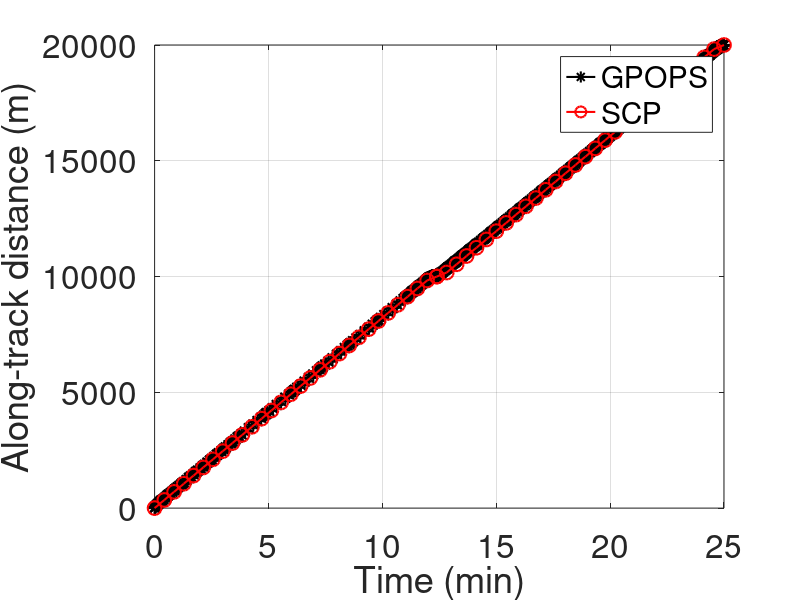
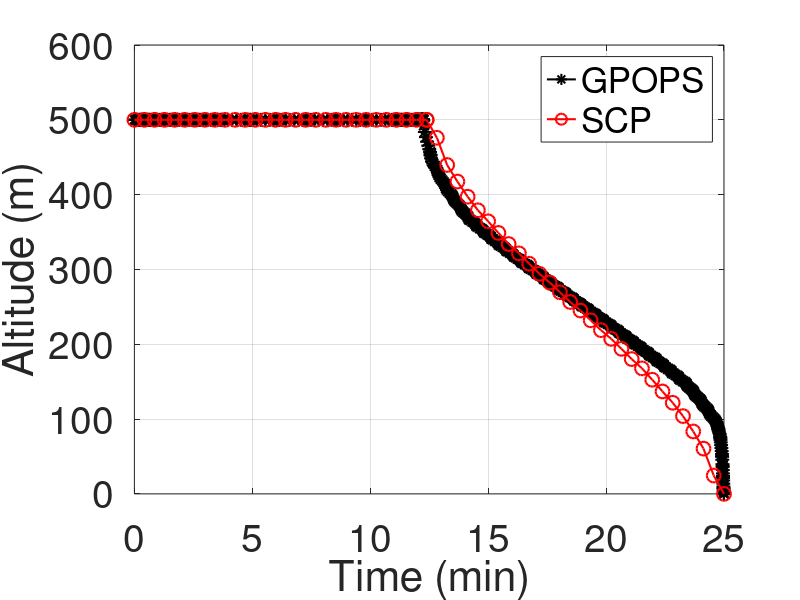
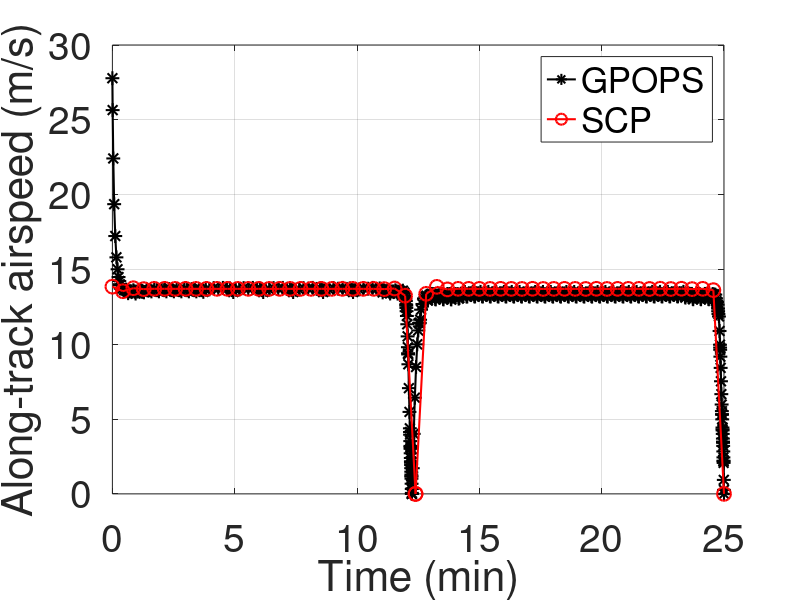
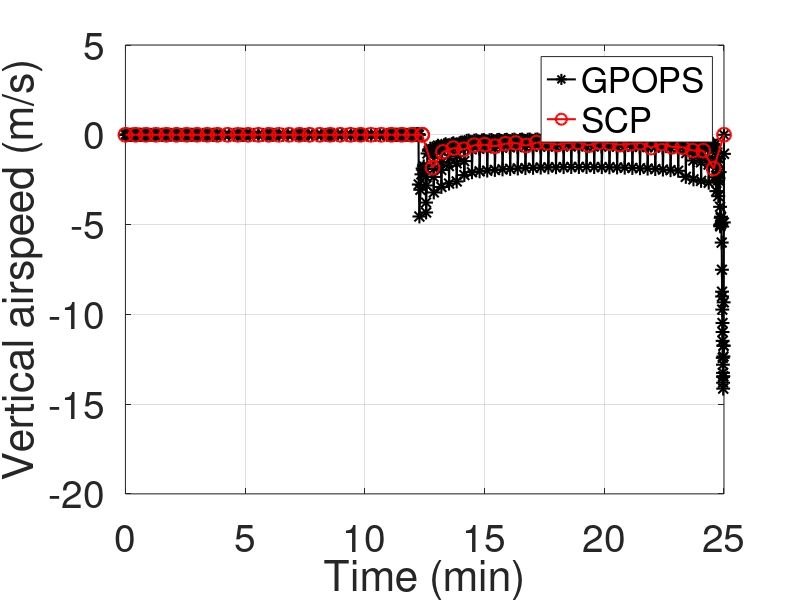

Reproduce these figures in MATLAB, in order.
% Compare results from the folders "SCP" and "Verify_gpops_convex" with
% nonconvex control constraint u2^2+u3^2=u4

clear
clc
close all
format short

% parameters

load data_gpops.mat
load data_scp_new.mat

tG = tG/60;
tS = tS/60;
thetaS = atan(u1S./u2S)*180/pi;
% x vs. t
figure
plot(tG, xG, 'k-*', 'markersize', 10, 'linewidth', 1.5);
hold on
plot(tS, xS, 'r-o', 'markersize', 10, 'linewidth', 1.5);
xlabel('Time (min)', 'FontSize', 24);
ylabel('Along-track distance (m)', 'FontSize', 24);
leg = legend('GPOPS', 'SCP');
set(leg,'FontSize',24);
set(gca,'FontSize',24);
grid on

% z vs. t
figure
plot(tG, zG, 'k-*', 'markersize', 10, 'linewidth', 1.5);
hold on
plot(tS, zS, 'r-o', 'markersize', 10, 'linewidth', 1.5);
xlabel('Time (min)', 'FontSize', 28);
ylabel('Altitude (m)', 'FontSize', 28);
leg = legend('GPOPS', 'SCP');
xlim([0,25])
set(leg,'FontSize',28);
set(gca,'FontSize',28);
grid on

% vx vs. t
figure
plot(tG, vxG, 'k-*', 'markersize', 10, 'linewidth', 1.5);
hold on
plot(tS, vxS, 'r-o', 'markersize', 10, 'linewidth', 1.5);
xlabel('Time (min)', 'FontSize', 28);
ylabel('Along-track airspeed (m/s)', 'FontSize', 28);
leg = legend('GPOPS', 'SCP');
xlim([0,25])
set(leg,'FontSize',28);
set(gca,'FontSize',28);
grid on

% vz vs. t
figure
plot(tG, vzG, 'k-*', 'markersize', 10, 'linewidth', 1.5);
hold on
plot(tS, vzS, 'r-o', 'markersize', 10, 'linewidth', 1.5);
xlabel('Time (min)', 'FontSize', 28);
ylabel('Vertical airspeed (m/s)', 'FontSize', 28);
leg = legend('GPOPS', 'SCP');
xlim([0,25])
set(leg,'FontSize',28);
set(gca,'FontSize',28);
grid on

% % % u1 vs. t
% % figure
% % 
% % plot(tG, u1G, 'k-*', 'markersize', 7, 'linewidth', 1.5);
% % hold on
% % plot(tS, u1S, 'r-o', 'markersize', 7, 'linewidth', 1.5);
% % xlabel('Time (min)', 'FontSize', 18);
% % ylabel('u_1 (N)', 'FontSize', 18);
% % leg = legend('GPOPS', 'SCP');
% % set(leg,'FontSize',16);
% % set(gca,'FontSize',16);
% % grid on

% % % u2 vs. t
% % figure
% % plot(tG, u2G, 'k-*', 'markersize', 7, 'linewidth', 1.5);
% % hold on
% % plot(tS, u2S, 'r-o', 'markersize', 7, 'linewidth', 1.5);
% % xlabel('Time (min)', 'FontSize', 18);
% % ylabel('u_2 (N)', 'FontSize', 18);
% % leg = legend('GPOPS', 'SCP');
% % set(leg,'FontSize',16);
% % set(gca,'FontSize',16);
% % grid on

% % % u3 vs. t
% % figure
% % plot(tG, u3G, 'k-*', 'markersize', 7, 'linewidth', 1.5);
% % hold on
% % plot(tS, u3S, 'r-o', 'markersize', 7, 'linewidth', 1.5);
% % xlabel('Time (min)', 'FontSize', 18);
% % ylabel('u_3 (N)', 'FontSize', 18);
% % leg = legend('GPOPS', 'SCP');
% % set(leg,'FontSize',16);
% % set(gca,'FontSize',16);
% % grid on

% T vs. t
figure
plot(tG, TG, 'k-*', 'markersize', 10, 'linewidth', 1.5);
hold on
plot(tS, TS, 'r-o', 'markersize', 10, 'linewidth', 1.5);
xlabel('Time (min)', 'FontSize', 28);
ylabel('Net thrust (N)', 'FontSize', 28);
leg = legend('GPOPS', 'SCP');
xlim([0,25])
set(leg,'FontSize',28);
set(gca,'FontSize',28);
grid on

% % T vs. t
% figure
% plot(tG(350:473), TG(350:473), 'k-*', 'markersize', 7, 'linewidth', 1.5);
% hold on
% plot(tS(72:116), sqrt(TS((72:116))), 'r-o', 'markersize', 7, 'linewidth', 1.5);
% xlabel('Time (min)', 'FontSize', 18);
% ylabel('Net thrust (N)', 'FontSize', 18);
% leg = legend('GPOPS', 'SCP');
% set(leg,'FontSize',16);
% set(gca,'FontSize',16);
% grid on

% Theta vs. t
figure
plot(tG, thetaG, 'k-*', 'markersize', 10, 'linewidth', 1.5);
hold on
plot(tS, thetaS, 'r-o', 'markersize', 10, 'linewidth', 1.5);
xlabel('Time (min)', 'FontSize', 28);
ylabel('Pitch angle (deg)', 'FontSize', 28);
leg = legend('GPOPS', 'SCP');
xlim([0,25])
set(leg,'FontSize',28);
set(gca,'FontSize',28);
grid on


% % Theta vs. t
% figure
% plot(tG(350:473), thetaG(350:473), 'k-*', 'markersize', 7, 'linewidth', 1.5);
% hold on
% plot(tS(72 :116), thetaS(72:116), 'r-o', 'markersize', 7, 'linewidth', 1.5);
% xlabel('Time (min)', 'FontSize', 18);
% ylabel('Pitch angle (deg)', 'FontSize', 18);
% leg = legend('GPOPS', 'SCP');
% set(leg,'FontSize',16);
% set(gca,'FontSize',16);
% grid on

